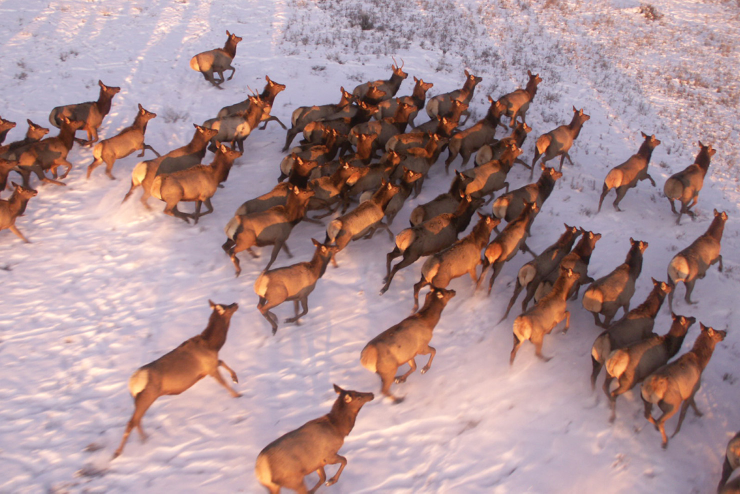
#> input picture Elk-Count.jpg, 1480 x 987 px (shown at 1/2 size)
$ python count_elk.py
#> lines starting #> are read from the running program, lines starting #| are printed output that depends on the picture; after the words box and inside, x2 and y2 are one past the last pixel; in counts of white or black regions, pixels touching at a corner belong together
import cv2
import numpy as np

# Load the image
img = cv2.imread('Elk-Count.jpg')
#> img is the input picture: shape (987, 1480, 3); mean B, G, R 146.6, 143.2, 170.6
if img is None:
    print("Error: Could not load image")
    exit()

# Create a copy for annotation
annotated = img.copy()

# Convert to HSV color space for better color segmentation
hsv = cv2.cvtColor(img, cv2.COLOR_BGR2HSV)
#> hsv: shape (987, 1480, 3); mean H, S, V 101.6, 59.4, 173.5

# Define range for brown/tan colors (elk)
# Elk appear as brown/tan against white snow
# HSV ranges: Hue (0-180), Saturation (0-255), Value (0-255)
lower_brown = np.array([5, 30, 80])  # Lower bound for brown/tan
upper_brown = np.array([30, 255, 255])  # Upper bound for brown/tan

# Create mask for elk colors
mask = cv2.inRange(hsv, lower_brown, upper_brown)
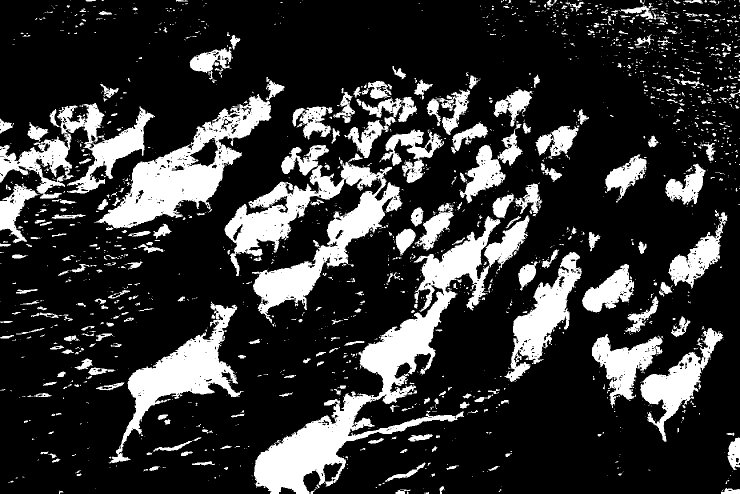
#> mask: shape (987, 1480) (shown at 1/2 size); 20.5% white; 1954 white regions (1519 under 20 px), largest, box (x1, y1, x2, y2) and area: (508, 431, 1059, 987) 53359, (449, 324, 805, 647) 36652, (188, 188, 543, 457) 28559

# Apply morphological operations to clean up the mask
kernel = np.ones((5, 5), np.uint8)

# Remove noise
mask = cv2.morphologyEx(mask, cv2.MORPH_OPEN, kernel, iterations=2)
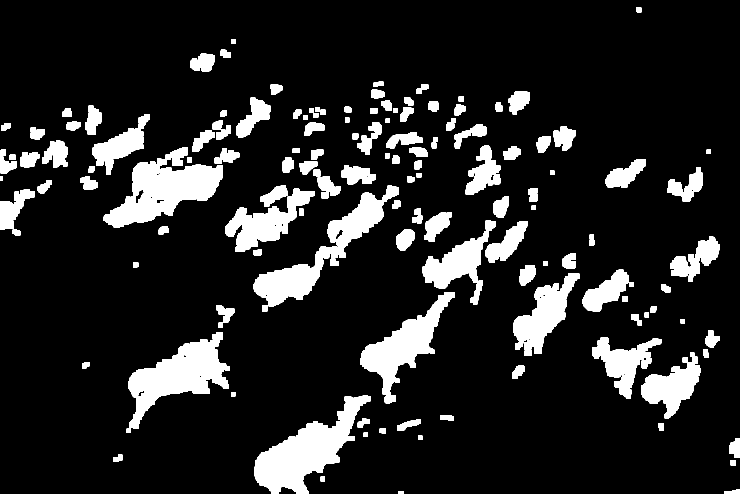
#> mask: shape (987, 1480) (shown at 1/2 size); 13.9% white; 143 white regions, largest, box (x1, y1, x2, y2) and area: (509, 790, 741, 987) 18331, (207, 294, 445, 455) 17958, (256, 664, 460, 858) 16367

# Fill gaps
mask = cv2.morphologyEx(mask, cv2.MORPH_CLOSE, kernel, iterations=2)
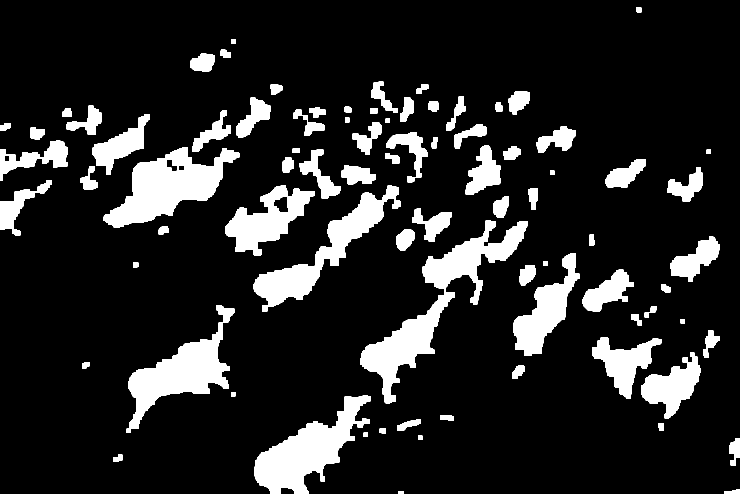
#> mask: shape (987, 1480) (shown at 1/2 size); 14.4% white; 82 white regions

# Find contours (potential elk)
contours, _ = cv2.findContours(mask, cv2.RETR_EXTERNAL, cv2.CHAIN_APPROX_SIMPLE)
#> contours = 82 contours; largest, box (x1, y1, x2, y2) and area: (721, 440, 1055, 807) 24124, (207, 294, 479, 455) 19886, (509, 790, 741, 987) 18455, (253, 610, 469, 866) 17152, (507, 371, 802, 624) 16078

# Filter contours by size to get individual elk
min_area = 200  # Minimum area to be considered an elk
max_area = 15000  # Maximum area for a single elk

elk_count = 0

for contour in contours:
    area = cv2.contourArea(contour)

    # Filter by area
    if min_area < area < max_area:
        elk_count += 1

        # Draw bounding box around each detected elk
        x, y, w, h = cv2.boundingRect(contour)
        cv2.rectangle(annotated, (x, y), (x+w, y+h), (0, 255, 0), 2)

        # Draw contour
        cv2.drawContours(annotated, [contour], -1, (0, 255, 255), 2)

        # Add number label
        cv2.putText(annotated, str(elk_count), (x, y-5),
                    cv2.FONT_HERSHEY_SIMPLEX, 0.5, (0, 255, 0), 2)
#> this loop made 82 passes
#> (area, x, y, w, h) on passes 4, 9, 10, 13, 15, 16, 17, 19, 20, 22, 23, 24: (753, 1458, 876, 22, 56), (524.5, 794, 838, 48, 24), (250, 880, 830, 28, 12), (425, 1024, 731, 26, 26), (7317.5, 1282, 705, 119, 132), (7029.5, 1184, 675, 139, 123), (786.5, 1406, 660, 34, 55), (241.5, 1262, 629, 22, 22), (215, 1289, 612, 24, 23), (217.5, 1322, 568, 19, 17), (4136.5, 1165, 539, 103, 85), (940, 1038, 530, 34, 41)
#> area on passes 2, 3, 7, 8, 11, 14: 158, 172.5, 116, 147, 18455, 133
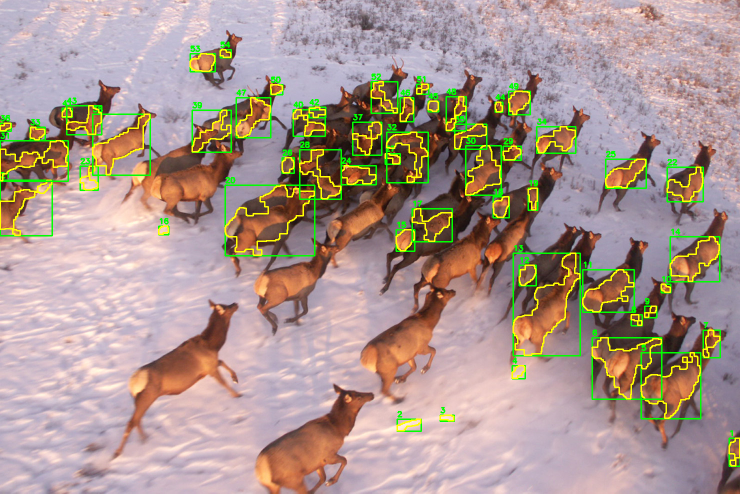
#> annotated: shape (987, 1480, 3) (shown at 1/2 size); 4.86% of pixels changed, all inside (x1, y1, x2, y2) = (0, 83, 1480, 934)
#> after the loop, elk_count = 54

# Add count text to image
text = f'Elk Count: {elk_count}'
#> text = 'Elk Count: 54'
cv2.putText(annotated, text, (20, 50),
            cv2.FONT_HERSHEY_SIMPLEX, 2, (0, 255, 0), 4)
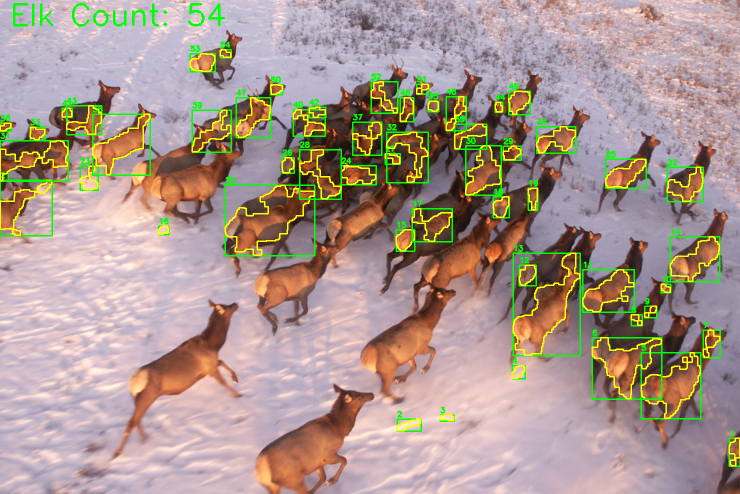
#> annotated: shape (987, 1480, 3) (shown at 1/2 size); 0.29% of pixels changed, all inside (x1, y1, x2, y2) = (26, 6, 451, 53)

# Save the results
cv2.imwrite('elk_mask.jpg', mask)
cv2.imwrite('elk_annotated.jpg', annotated)

print(f"\n{'='*50}")
print(f"  ELK COUNT: {elk_count}")
#|   ELK COUNT: 54
print(f"{'='*50}\n")
print(f"Annotated image saved as: elk_annotated.jpg")
print(f"Mask image saved as: elk_mask.jpg")
